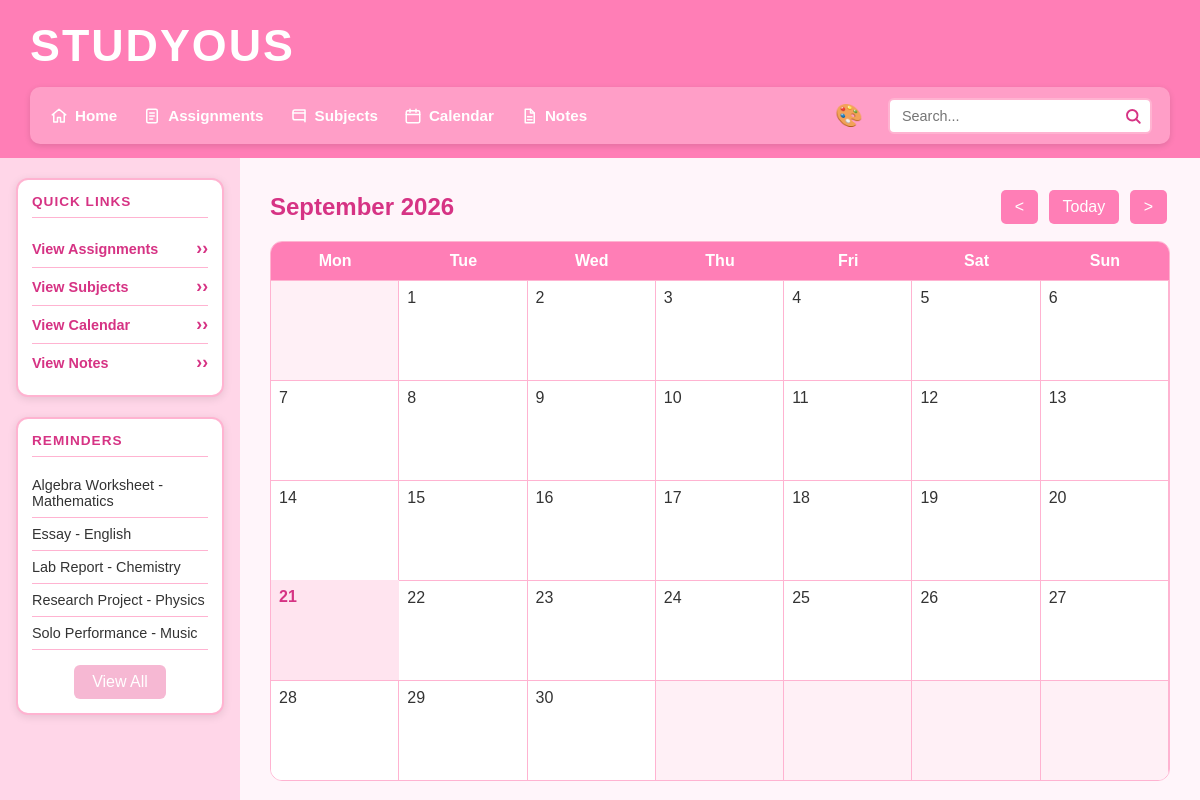
/calendar, run on the app's committed database.
### tables this page shows
CREATE TABLE assignments (id INTEGER PRIMARY KEY AUTOINCREMENT, subject_id INTEGER REFERENCES subjects (id) NOT NULL, user_id INTEGER REFERENCES users (id) NOT NULL, assignment_name TEXT NOT NULL, due_date TEXT (19) NOT NULL, priority TEXT NOT NULL CHECK ((priority IN ('Low', 'Medium', 'High'))), status TEXT (25) DEFAULT ('Not Started'), notes TEXT, created_at TEXT (19));

CREATE TABLE subjects (id INTEGER PRIMARY KEY AUTOINCREMENT, subject_name TEXT NOT NULL UNIQUE, teacher_name TEXT NOT NULL, room TEXT, credits INTEGER CHECK ((credits > 0)));

### main.py (the view)
@app.route("/calendar")
def calendar():
    month = request.args.get("month", type=int)
    year = request.args.get("year", type=int)
    today = datetime.today()
    if month is None or year is None:
        today = datetime.today()
        month = today.month
        year = today.year
    today_day = today.day
    today_month = today.month
    today_year = today.year
    change = request.args.get("change")
    if change == "next":
        month = month + 1
        if month == 13:
            month = 1
            year = year + 1
    elif change == "previous":
        month = month - 1
        if month == 0:
            month = 12
            year = year - 1
    month_days = cal.monthcalendar(year, month)
    month_name = cal.month_name[month]
    return render_template(
        "calendar.html",
        month=month,
        year=year,
        month_name=month_name,
        month_days=month_days,
        today_day=today_day,
        today_month=today_month,
        today_year=today_year
    )

### main.py (called while the page is built)
def create_connection(db_file):
    try:
        connection = sqlite3.connect(db_file)
        return connection
    except Error as e:
        print(e)
    return None

def get_reminders():
    query = """
        SELECT assignments.assignment_name,
               subjects.subject_name,
               assignments.due_date,
               assignments.priority,
               assignments.status
        FROM assignments
        JOIN subjects
        ON assignments.subject_id = subjects.id
        WHERE assignments.status != 'Complete'
        ORDER BY assignments.due_date ASC
        LIMIT 5
    """
    con = create_connection(DATABASE)
    cur = con.cursor()
    cur.execute(query)
    rows = cur.fetchall()
    con.close()
    return rows

@app.context_processor
def inject_reminders():
    return {"reminders": get_reminders()}

### templates/calendar.html
{% extends "base.html" %}
{% block main %}
<div class="calendar">
    <div class="calendar-header">
        <h2>{{ month_name }} {{ year }}</h2>
        <div>
            <a class="calendar-button" href="/calendar?month={{ month }}&year={{ year }}&change=previous">
                &lt;
            </a>
            <a class="calendar-button" href="/calendar">
                Today
            </a>
            <a class="calendar-button" href="/calendar?month={{ month }}&year={{ year }}&change=next">
                &gt;
            </a>
        </div>
    </div>
    <div class="calendar-grid">
        <div class="day-name">Mon</div>
        <div class="day-name">Tue</div>
        <div class="day-name">Wed</div>
        <div class="day-name">Thu</div>
        <div class="day-name">Fri</div>
        <div class="day-name">Sat</div>
        <div class="day-name">Sun</div>
        {% for week in month_days %}
            {% for day in week %}
                {% if day == 0 %}
                    <div class="day other-month"></div>
                {% else %}
                    {% if day == today_day and month == today_month and year == today_year %}
                        <div class="day today">
                            {{ day }}
                        </div>
                    {% else %}
                        <div class="day">
                            {{ day }}
                        </div>
                    {% endif %}
                {% endif %}
            {% endfor %}
        {% endfor %}
    </div>
</div>
{% endblock %}

### templates/base.html (shortened to what this page needs)
<!DOCTYPE html>
<html lang="en">
<head>
    <link type="text/css" rel="stylesheet" href="/static/css/style.css">
</head>
<body class="theme-{{ request.cookies.get('theme', 'pink') }}">
    <header class="top-header">
        <h1 class="site-title">Studyous</h1>
        <div class="header-row">
            <div class="nav-bar">
                <nav class="main-nav">
                    <ul>
                        <li>
                            <a href="/">
                                <img src="/static/images/home.svg"
                                     alt="Home"
                                     class="nav-icon">
                                Home
                            </a>
                        </li>
                        <li>
                            <a href="/assignments">
                                <img src="/static/images/assignments.svg"
                                     alt="Assignments"
                                     class="nav-icon">
                                Assignments
                            </a>
                        </li>
                        <li>
                            <a href="/subjects">
                                <img src="/static/images/subjects.svg"
                                     alt="Subjects"
                                     class="nav-icon">
                                Subjects
                            </a>
                        </li>
                        <li>
                            <a href="/calendar">
                                <img src="/static/images/calendar.svg"
                                     alt="Calendar"
                                     class="nav-icon">
                                Calendar
                            </a>
                        </li>
                        <li>
                            <a href="/notes">
                                <img src="/static/images/notes.svg"
                                     alt="Notes"
                                     class="nav-icon">
                                Notes
                            </a>
                        </li>
                    </ul>
                </nav>
                <div class="theme-menu">
                    <span class="theme-icon">🎨</span>
                </div>
                <form class="search-form" method="POST" action="/search">
                    <div class="search-box">
                        <input type="text"
                               name="search"
                               id="search"
                               placeholder="Search...">
                    </div>
                </form>
            </div>
        </div>
    </header>
    <div class="body-container">
        <aside class="sidebar">
            <section class="sidebar-box">
                <h2>Quick Links</h2>
                <ul class="quick-links">
                    <li>
                        <a href="/assignments">View Assignments</a>
                    </li>
                    <li>
                        <a href="/subjects">View Subjects</a>
                    </li>
                    <li>
                        <a href="/calendar">View Calendar</a>
                    </li>
                    <li>
                        <a href="/notes">View Notes</a>
                    </li>
                </ul>
            </section>
            <section class="sidebar-box">
                <h2>Reminders</h2>
                <ul class="reminders">
                    {% for reminder in reminders %}
                    <li>
                        {{ reminder[0] }} - {{ reminder[1] }}
                    </li>
                {% endfor %}
                <a href="/reminders" class="view-all-button">View All</a>
            </ul>
</section>
        </aside>
        <main>
            {% block main %}{% endblock %}
        </main>
    </div>
</body>
</html>

### data on the page
assignments: assignment_name "Algebra Worksheet", subject_name "Mathematics"
assignments: assignment_name "Essay", subject_name "English"
assignments: assignment_name "Lab Report", subject_name "Chemistry"
assignments: assignment_name "Research Project", subject_name "Physics"
assignments: assignment_name "Solo Performance", subject_name "Music"

### other printed values
{{ month_name }} "September"
{{ year }} "2026"
{{ day }} "1" "2" "3" "4" "5" "6" "7" "8" "9" "10" "11" "12" "13" "14" "15" "16" "17" "18" "19" "20" "22" "23" "24" "25" "26" "27" "28" "29" "30"
{{ day }} "21"
